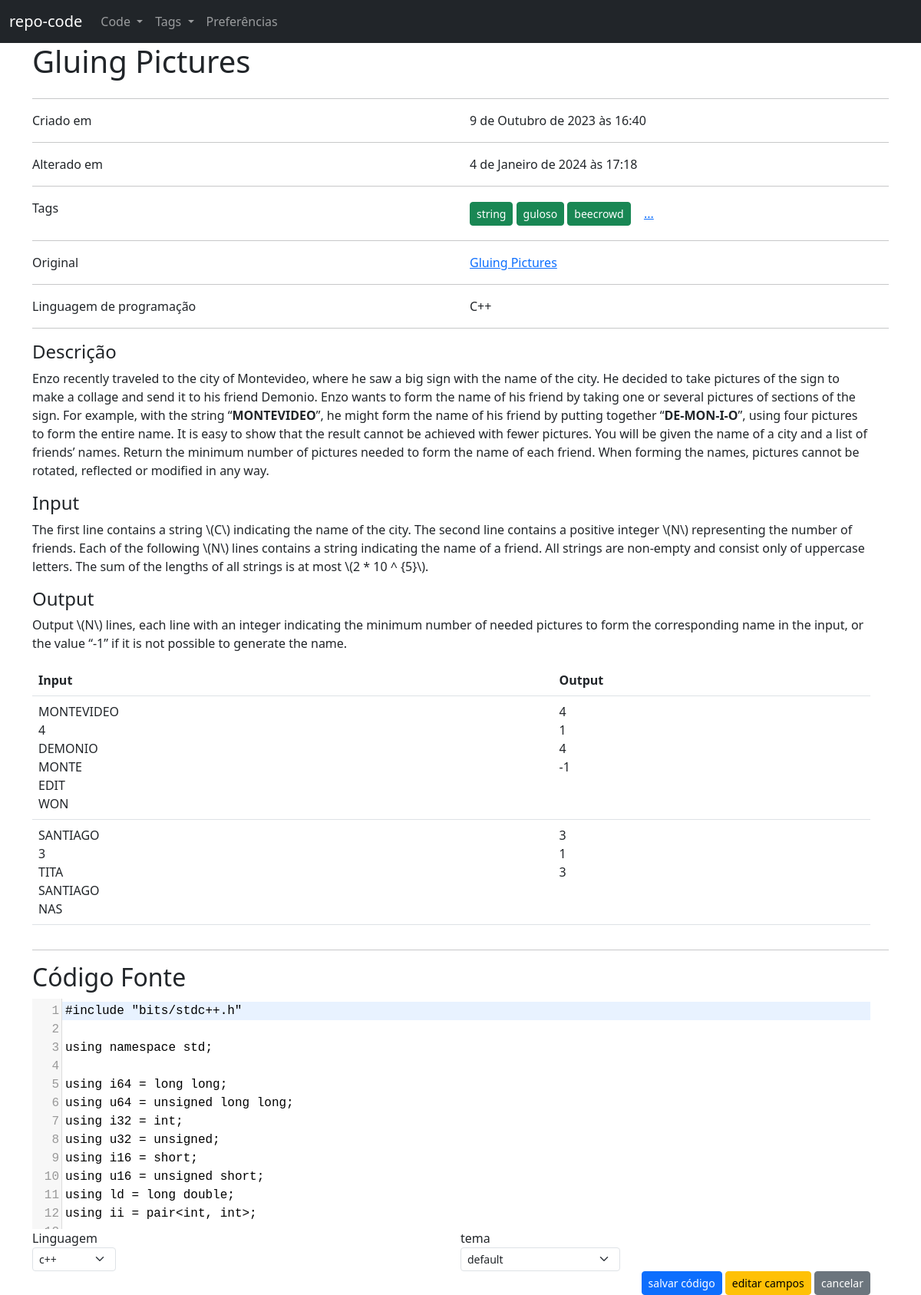
The app's page /repo/code/6/ with its own data.
### repo/models.py (models this page shows, shortened)
class Code(models.Model):
    LANGUAGE_CHOICES = (
        ("c++", "c++"),
        ("py", "python"),
        ("c", "c"),
        ("java", "java"),
        ("c#", "c#"),
        ("js", "javascript")
    )
    DICT_LANGUAGES_CHOICES = dict(LANGUAGE_CHOICES)
    title = models.CharField(max_length = 100)
    createdAt = models.DateTimeField(default = timezone.now)
    updatedAt = models.DateTimeField(default = timezone.now)
    description = models.TextField()
    source = models.TextField()
    tags = models.ManyToManyField(Tag)
    original = models.CharField(max_length = 100)
    language = models.CharField(max_length = 10, choices = LANGUAGE_CHOICES)
    def human_language(self):
        return self.DICT_LANGUAGES_CHOICES[self.language]
    def full_description(self):
        return f'<div class = "container">{self.description}</div>'

class Tag(models.Model):
    name = models.CharField(max_length = 50)
    human_name = models.CharField(max_length = 50)
    description = models.TextField()

### repo/code_views.py (the view)
# urls.py: path('<int:key>/', code_views.source, name = 'repo_code_view'),
@require_http_methods(['GET'])
def source(request, key):
    try:
        code = Code.objects.get(pk = key)
        partial_tags = code.tags.all()[:3]
        languages = sorted(Code.LANGUAGE_CHOICES, key = lambda x: x[1])
        themes = os.listdir(os.path.join('templates', 'static', 'js', 'codemirror', 'theme'))
        css_files = list(map(lambda f: os.path.join('js', 'codemirror', 'theme', f), themes))
        themes = list(map(lambda t: t.split('.')[0], themes))
        return render(request, 'code/code.html', {
            'source' : code,
            'partial_tags': partial_tags,
            'themes': themes,
            'css_files': css_files,
            'languages': languages
        })
    except ObjectDoesNotExist as ex:
        return render(request, '404.html', {'message': ex})

### repo/templates/code/code.html (shortened to what this page needs)
{% extends "base.html" %}
{% load static %}
{% block 'css' %}
<link href = "{% static 'js/codemirror/lib/codemirror.css' %}" rel="stylesheet">
<link href = "{% static 'js/codemirror/addon/hint/show-hint.css' %}" rel="stylesheet">
{% for css in css_files %}
    <link href = "{% static css %}" rel = "stylesheet">
{% endfor %}
{% endblock %}
{% block 'main' %}
<div class = "container">
    <div class = "row">
        <h1>{{ source.title }}</h1>
    </div>
    <hr>
    <div class = "row">
        <div class = "col">
            Criado em
        </div>
        <div class = "col">
            {{ source.createdAt }}
        </div>
    </div>
    <hr>
    <div class = "row">
        <div class = "col">
            Alterado em
        </div>
        <div class = "col">
            {{ source.updatedAt }}
        </div>
    </div>
    <hr>
    <div class = "row">
        <div class = "col">
            Tags
        </div>
        <div class = "col">
            {% for tag in partial_tags %}
                <a class = "btn btn-sm btn-success" href = "{% url 'repo_tag_view' tag.id %}"> {{ tag.human_name }} </a>
            {% endfor %}
            {% if source.tags.count > 3 %}
                <a class="btn btn-link" data-bs-toggle="modal" data-bs-target="#tagsModal"> ... </a>
            {% endif %}
        </div>
    </div>
    {% if source.original %}
    <hr>
    <div class = "row">
        <div class = "col">
            Original
        </div>
        <div class = "col">
            <a href = "{{source.original}}" target = "__blank"> {{ source.title }} </a>
        </div>
    </div>
    {% endif %}
    <hr>
    <div class = "row">
        <div class = "col">
            Linguagem de programação
        </div>
        <Div class = "col">
            {{ source.human_language.title }}
        </div>
    </div>
    <hr>
    <div class = "row">
        <div class = "row">
            <h4> Descrição </h4>
        </div>
        <div class = "row">
            {{ source.full_description | safe }}
        </div>
    </div>
    <hr>
    <div class = "row">
        <div class = "row">
            <h2> Código Fonte </h2>
        <div>
        <div class = "row">
            <form id = "sourceForm" method = "post" action = "{% url 'repo_code_update_source' source.id %}">
                <div class = "row">
                </div>
                <div class = "row">
                    <div class = "col">
                        <div class = "form-group">
                            <label> Linguagem </label>
                            <select id = "language" name = "language" class = "form-select form-select-sm w-auto" >
                                {% for lang, hu_lang in languages %}
                                    {% if source.language == lang %}
                                        <option value = "{{lang}}" selected> {{hu_lang}} </option>
                                    {% else %}
                                        <option value = "{{lang}}"> {{hu_lang}} </option>
                                    {% endif %}
                                {% endfor %}
                            </select>
                        </div>
                    </div>
                    <div class = "col">
                        <div class = "form-group">
                            <label>tema</label>
                            <select id = "theme" name = "theme" class = "form-select form-select-sm w-auto" >
                               {% if request.session.codeTheme == 'default' %}
                                    <option value = "default" selected>default</option>
                               {% else %}
                                    <option value = "default">default</option>
                               {% endif %}
                            </select>
                        </div>
                    </div>
                </div>
                <div class = "text-end">
                    <button type = "button" data-bs-toggle="modal" data-bs-target="#saveCodeModal" class = "btn btn-primary btn-sm"> salvar código </button>
                    <a class = "btn btn-warning btn-sm"  href = "{% url 'repo_code_update' source.id  %}"> editar campos </a> </h1>
                    <a class = "btn btn-secondary btn-sm" href = "{% url 'repo_code_view' source.id %}"> cancelar </a>
                </div>
            </form>
        </div>
    </div>
</div>
{% endblock %}

### records on screen
Code: title "Gluing Pictures", createdAt "9 de Outubro de 2023 às 16:40", updatedAt "4 de Janeiro de 2024 às 17:18", human_language "C++", full_description "Enzo recently traveled to the city of Montevideo, where he saw a big sign with the name of the city. He decided to take pictures of the sign to make a collage and send it to his friend Demonio. Enzo wants to form the name of his friend by taking one or several pictures of sections of the sign. For example, with the string “ MONTEVIDEO ”, he might form the name of his friend by putting together “ DE-MON-I-O ”, using four pictures to form the entire name. It is easy to show that the result cannot be achieved with fewer pictures. You will be given the name of a city and a list of friends’ names. Return the minimum number of pictures needed to form the name of each friend. When forming the…", language "c++"
Tag: human_name "string"
Tag: human_name "guloso"
Tag: human_name "beecrowd"
